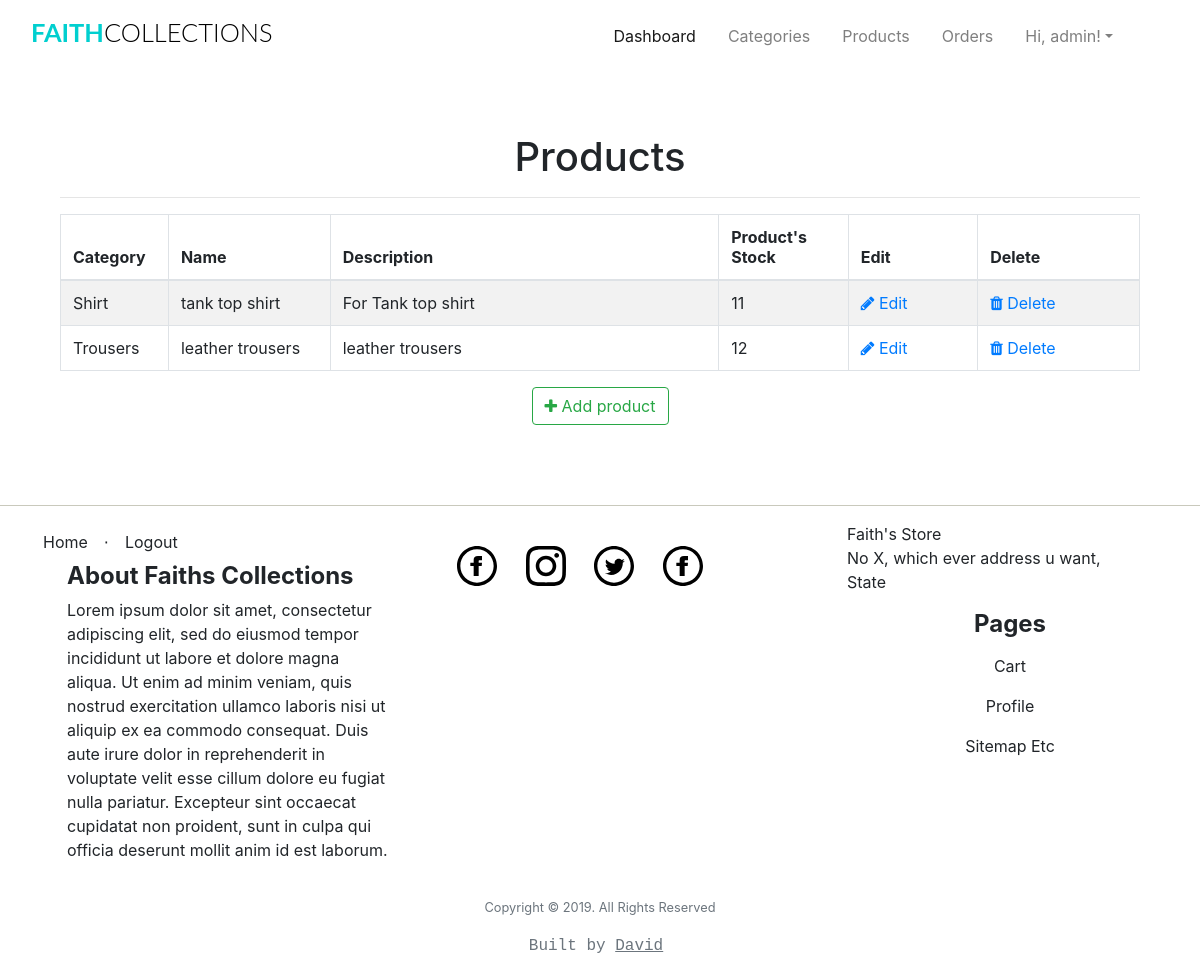
Page /admin/products/ (signed in) on the committed database.
### app/models.py (models this page shows, shortened)
class User(UserMixin, db.Model):
	__tablename__="user"
	id = db.Column(db.Integer, primary_key=True)
	firstname = db.Column(db.String(24), index=True)
	lastname = db.Column(db.String(24), index=True)
	email = db.Column(db.String(50), index=True, unique=True)
	password_hash = db.Column(db.String)
	phonenumber = db.Column(db.String(18), index=True, unique=True)
	is_admin = db.Column(db.Boolean, default = False)
	order = db.relationship("Order", backref='ordered_products')
	kart = db.relationship('Kart', uselist=False, backref='user_kart')
	shipping_info = db.relationship('ShippingInfo', backref='shipping',lazy='dynamic')

class Products(db.Model):
	__tablename__ = 'product'
	id = db.Column(db.Integer, primary_key=True)
	product_name = db.Column(db.String(100), index=True)
	product_price = db.Column(db.Integer, index=True)
	product_image = db.Column(db.String(120),index=True)
	product_description = db.Column(db.String(200), index=True)
	product_stock = db.Column(db.Integer, index = True)
	product_size = db.Column(db.String(5), index = True)
	categories_id = db.Column(db.Integer, db.ForeignKey('categories.id'))
	order = db.relationship('Order', secondary=association_table, backref='my_orders', lazy='dynamic')

class Categories(db.Model):
	id = db.Column(db.Integer, primary_key=True)
	category_name  = db.Column(db.String(20), index = True)
	category_image = db.Column(db.String(120),index=True)
	product = db.relationship('Products', backref='products_categories')

### app/admin/routes.py (the view)
@admin.route('/products/')
@login_required
def list_products():
	check_admin()
	'''
	list all products
	'''
	products = Products.query.all()
	return render_template('admin/products/products.html', title = 'Products', products = products)

### app/admin/routes.py (called while the page is built)
def check_admin():
	if not current_user.is_admin:
		abort(403)

### app/models.py (called while the page is built)
@login_manager.user_loader
def load_user(id):
    return User.query.get(int(id))

### app/templates/admin/products/products.html (shortened to what this page needs)
{% extends "base.html" %}
{% block head %}
<head>
    <link href="//maxcdn.bootstrapcdn.com/font-awesome/4.1.0/css/font-awesome.min.css" rel="stylesheet">
</head>
{%endblock head%}
{% block body %}
<div class="container">
  <div class="outer">
    <div class="middle">
      <div class="inner">
        <br/>
        <br/>
        <h1 style="text-align:center;">Products</h1>
        {% if products %}
          <hr class="intro-divider">
            <table class="table table-striped table-bordered">
              <thead>
                <tr>
                  <th width="10%"> Category</th>
                  <th width="15%"> Name </th>
                  <th width="36%"> Description </th>
                  <th width="12%"> Product's Stock </th>
                  <th width="12%"> Edit </th>
                  <th width="15%"> Delete </th>
                </tr>
              </thead>
              <tbody>
              {% for product in products %}
                <tr>
                  <td>{{ product.products_categories.category_name }} </td>
                  <td> {{ product.product_name }} </td>
                  <td> {{ product.product_description }} </td>
                  <td>
                    {% if product %}
                      {{ product.product_stock }}
                    {% else %}
                      0
                    {% endif %}
                  </td>
                  <td>
                    <a href="{{ url_for('admin.edit_product', id=product.id) }}">
                      <i class="fa fa-pencil"></i> Edit
                    </a>
                  </td>
                  <td>
                    <a href="{{ url_for('admin.delete_product', id=product.id) }}">
                      <i class="fa fa-trash"></i> Delete
                    </a>
                  </td>
                </tr>
              {% endfor %}
              </tbody>
            </table>
          </div>
          <div style="text-align: center">
        {% else %}
          <div style="text-align: center">
            <h3> No Products have been added. </h3>
            <hr class="intro-divider">
        {% endif %}
          <a href="{{ url_for('admin.add_product') }}" class="btn btn-outline-success">
            <i class="fa fa-plus"></i>
            Add product
          </a>
        </div>
      </div>
    </div>
  </div>
{% endblock %}

### app/templates/base.html (shortened to what this page needs)
<html>
    <head>
        <link href="{{ url_for('static', filename='css/bootstrap.min.css') }}"rel="stylesheet">
        <link href="{{ url_for('static', filename='css/st.css') }}"rel="stylesheet">
        {%block head%}
        {%endblock head%}
    </head>
    <body>
            <div class="container-fluid mt-1 mb-3">
                <nav class="navbar navbar-expand-lg navbar-light">
                    <h1 class="brand_name">
                        <a class="navbar-brand" href="{{ url_for('home.homepage') }}">Faith<span>Collections</span></a>
                    </h1>
                    <div class="collapse navbar-collapse" id="navbarTogglerDemo03">
                    <ul class="navbar-nav ml-auto mr-5 mt-2 mt-lg-0">
                            {% if current_user.is_authenticated %}
                            {% if current_user.is_admin %}
                            <li class="nav-item ml-3">
                              <a class="nav-link active" href="{{ url_for('home.admin_dashboard') }}">Dashboard</a>
                            </li>
                            <li class="nav-item ml-3">
                              <a class="nav-link" href="{{ url_for('admin.list_categories') }}">Categories</a>
                            </li>
                            <li class="nav-item ml-3">
                              <a class="nav-link" href="{{ url_for('admin.list_products') }}">Products</a>
                            </li>
                            <li class="nav-item ml-3">
                              <a class="nav-link" href="{{ url_for('admin.list_orders') }}" >Orders</a>
                            </li>
                            {% else %}
                              <li class="nav-item ml-3">
                                <a class="nav-link" href="{{ url_for('users.cart') }}">Cart<span class="badge badge-light">{{ count }}</span></a>
                              </li>
                              {% endif %}
                              <li class="nav-item dropdown ml-3">
                                    <a class="nav-link dropdown-toggle" data-toggle="dropdown" href="#" role="button" aria-haspopup="true" aria-expanded="false">
                                        Hi, {{ current_user.firstname }}!</a>
                                  </li>
                                    {% endif %}
                    </ul>
                    </div>
                </nav>
            </div>
    <div class=" container">
            {% block body %}
            {% endblock %}
    </div>
    <div class="push"></div>
    <hr class="footer-break"></hr>
    <div class="container-fluid">
        <footer class="footer">
                <div class="row">
                        <div class="col">
                                <ul class="nav">
                                    <li class=" nav-item" ><a class="nav-link footer-links" href="{{ url_for('home.homepage') }}">Home</a></li>
                                    <li class="footer-menu-divider mt-2">⋅</li>
                                    {% if current_user.is_authenticated %}
                                        <li class=" nav-item" ><a class="nav-link footer-links" href="{{ url_for('auth.logout') }}">Logout</a></li>
                                    {% else %}
                                        <li class=" nav-item" ><a class="nav-link footer-links" href="{{ url_for('auth.register') }}">Register</a></li>
                                        <li class="footer-menu-divider mt-2">⋅</li>
                                        <li class=" nav-item" ><a class="nav-link footer-links" href="{{ url_for('auth.login') }}">Login</a></li>
                                    {% endif %}
                                </ul>
                                <ul class="d-block">
                                     <li class="d-block"><h6 class="footer-title" style="text-align:start;">About Faiths Collections</h6></li>
                                    <li class="d-block">
                                        <p>
                                                Lorem ipsum dolor sit amet, consectetur adipiscing elit,
                                                sed do eiusmod tempor incididunt ut labore et dolore magna aliqua. Ut enim ad minim veniam,
                                                quis nostrud exercitation ullamco laboris nisi ut aliquip ex ea commodo consequat.
                                                Duis aute irure dolor in reprehenderit in voluptate velit esse cillum dolore eu fugiat nulla pariatur.
                                                Excepteur sint occaecat cupidatat non proident,
                                                sunt in culpa qui officia deserunt mollit anim id est laborum.
                                        </p>
                                    </li>
                                </ul>
                        </div>
                        <div class="col">
                                <ul class="d-inline-block mt-4">
                                <li class="d-inline-block mr-4 mb-2">
                                    <a href="#">
                                        <img src="{{url_for('static',filename='iconmonstr-facebook.svg')}}" class="img-responsive svg-footer">
                                    </a>
                                    </li>
                                 <li class="d-inline-block mr-4 mb-2">
                                     <a href="#">
                                        <img src="{{url_for('static',filename='iconmonstr-instagram.svg')}}" class="img-responsive svg-footer">
                                     </a>
                                </li>
                                <li class="d-inline-block mr-4 mb-2">
                                    <a href="#">
                                        <img src="{{url_for('static',filename='iconmonstr-twitter.svg')}}" class="img-responsive svg-footer">
                                    </a>
                                </li>
                                <li class="d-inline-block mr-4 mb-2">
                                    <a href="#">
                                        <img src="{{url_for('static',filename='iconmonstr-facebook.svg')}}" class="img-responsive svg-footer">
                                    </a>
                                </li>
                                </ul>
                        </div>
                        <div class="col">
                            <ul class="d-block">
                                <li class="d-block"><address>Faith's Store<br>No X, which ever address u want,<br> State</address></li>
                                <li class="d-block"><h6 class="footer-title">Pages</h6></li>
                                <li class="d-block"><a class="nav-link footer-links" href="{{url_for('users.cart')}}">cart</a></li>
                                <li class="d-block"><a class="nav-link footer-links" href="{{url_for('users.profile')}}">profile</a></li>
                                <li class="d-block"><a class="nav-link footer-links" href="#">sitemap etc</a></li>
                              </ul>
                        </div>
                </div>
                <p class="copyright text-muted small text-center">Copyright © 2019. All Rights Reserved</p>
                <p class="small text-center owner text-muted"> Built by <a class="mr-2" href="https://github.com/Iamdavidonuh">David</a> </p>
        </footer>
    </div>
    </body>
</html>

### app/static/css/st.css (style rules this page uses)
.svg-footer { height: 2.5em; width: 2.5em; }
.footer-break { background-color:#e0e0d1; }
.footer-title { font-weight: bold; font-size: 1.5em; text-align: center; }
.footer-links { text-align: center; color: inherit; text-decoration:none; text-transform: capitalize; }
.owner { font-family: 'Courier New', Courier, monospace; font-size: 1.0em; }
.owner > a { text-decoration: underline; color: inherit; }
.brand_name .navbar-brand { font-size:1.59rem; text-transform: uppercase; font-family: 'Lato', sans-serif; font-weight: 700; color: #333; }
.brand_name >.navbar-brand { color:#01CFCF; text-decoration: none; }
.brand_name >.navbar-brand span { color: #000; font-weight: 300; }
.push { height:4em; }
.row { margin-left: auto; margin-right: auto; margin-bottom: 20px; }
.row:after { content: ""; display: table; clear: both; }
.row .col { float: left; -webkit-box-sizing: border-box; box-sizing: border-box; padding: 0 0.75rem; min-height: 1px; }

### rows in the picture
User: firstname "admin"
Products: products_categories.category_name "Shirt", product_name "tank top shirt", product_description "For Tank top shirt", product_stock "11"
Products: products_categories.category_name "Trousers", product_name "leather trousers", product_description "leather trousers", product_stock "12"
